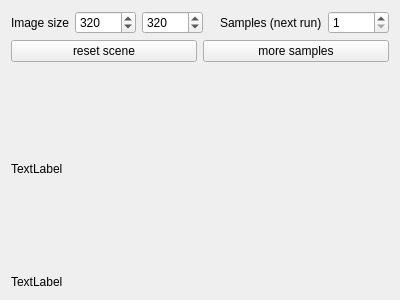
<?xml version="1.0" encoding="UTF-8"?>
<ui version="4.0">
 <class>RenderWidget</class>
 <widget class="QWidget" name="RenderWidget">
  <property name="geometry">
   <rect>
    <x>0</x>
    <y>0</y>
    <width>400</width>
    <height>300</height>
   </rect>
  </property>
  <property name="windowTitle">
   <string>Form</string>
  </property>
  <layout class="QVBoxLayout" name="verticalLayout" stretch="0,0,1,0">
   <item>
    <layout class="QHBoxLayout" name="horizontalLayout">
     <item>
      <widget class="QLabel" name="label_2">
       <property name="text">
        <string>Image size</string>
       </property>
      </widget>
     </item>
     <item>
      <widget class="QSpinBox" name="imageWidth">
       <property name="minimum">
        <number>1</number>
       </property>
       <property name="maximum">
        <number>32768</number>
       </property>
       <property name="value">
        <number>320</number>
       </property>
      </widget>
     </item>
     <item>
      <widget class="QSpinBox" name="imageHeight">
       <property name="minimum">
        <number>1</number>
       </property>
       <property name="maximum">
        <number>32768</number>
       </property>
       <property name="value">
        <number>320</number>
       </property>
      </widget>
     </item>
     <item>
      <spacer name="horizontalSpacer">
       <property name="orientation">
        <enum>Qt::Horizontal</enum>
       </property>
       <property name="sizeHint" stdset="0">
        <size>
         <width>40</width>
         <height>20</height>
        </size>
       </property>
      </spacer>
     </item>
     <item>
      <widget class="QLabel" name="label_3">
       <property name="text">
        <string>Samples (next run)</string>
       </property>
      </widget>
     </item>
     <item>
      <widget class="QSpinBox" name="samplesPerRun">
       <property name="minimum">
        <number>1</number>
       </property>
       <property name="maximum">
        <number>10000</number>
       </property>
      </widget>
     </item>
    </layout>
   </item>
   <item>
    <layout class="QHBoxLayout" name="horizontalLayout_2">
     <item>
      <widget class="QPushButton" name="resetsceneButton">
       <property name="text">
        <string>reset scene</string>
       </property>
      </widget>
     </item>
     <item>
      <widget class="QPushButton" name="pushButton">
       <property name="text">
        <string>more samples</string>
       </property>
      </widget>
     </item>
    </layout>
   </item>
   <item>
    <widget class="QLabel" name="label">
     <property name="text">
      <string>TextLabel</string>
     </property>
    </widget>
   </item>
   <item>
    <widget class="QLabel" name="perf">
     <property name="text">
      <string>TextLabel</string>
     </property>
    </widget>
   </item>
  </layout>
 </widget>
 <resources/>
 <connections/>
</ui>
